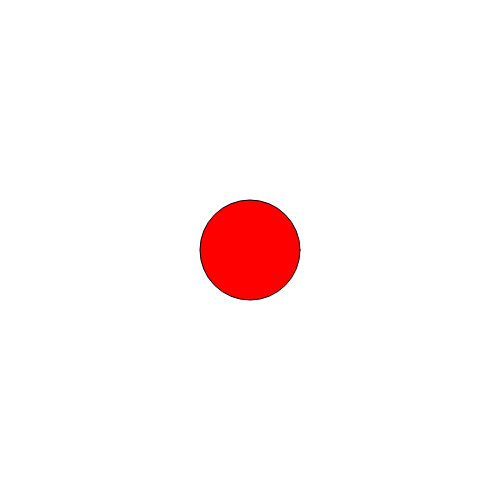
Frame 1 (no input)
Frame 60 (no input): identical to frame 1, image omitted
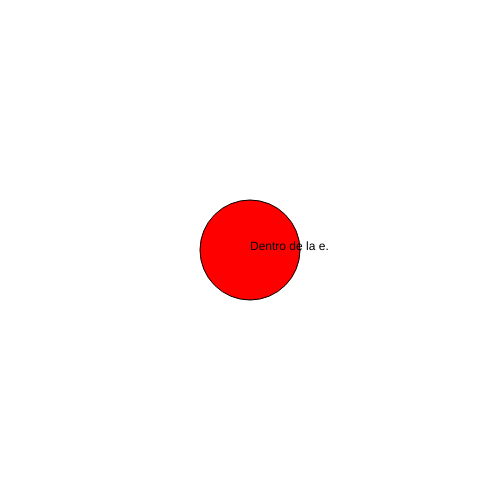
Frame 120 (the mouse pressed at the canvas centre since frame 60)

The p5.js sketch that drew these frames (run headless with seeded random() and noise() and a simulated clock; from frame 60 on, the mouse is pressed at the canvas centre):

// p5.js sketch
// ── sketch.js
let distanciaDesdeEllipseAlMouse;
function setup() {
  createCanvas(500, 500);

}
/**
 *  En este ejemplo vemos plantear un condicional usando dist para saber si estoy dentro de una elipse
 */
function draw() {
  background(255);
  fill(255,0,0)
  ellipse(250, 250, 100)
  distanciaDesdeEllipseAlMouse = dist(250,250,mouseX, mouseY);
  console.log(distanciaDesdeEllipseAlMouse);

  if (distanciaDesdeEllipseAlMouse< 50){
    fill(0)
    text("Dentro de la e.", 250,250)
  }


}
